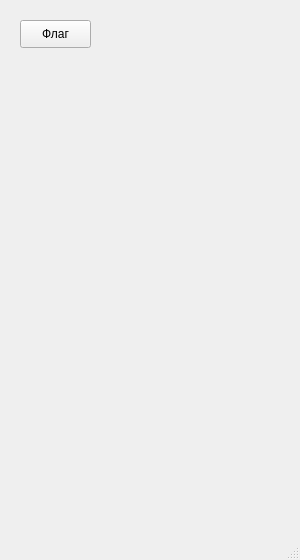
<?xml version="1.0" encoding="UTF-8"?>
<ui version="4.0">
 <class>MainWindow</class>
 <widget class="QMainWindow" name="MainWindow">
  <property name="sizePolicy">
   <sizepolicy hsizetype="Fixed" vsizetype="Fixed">
    <horstretch>0</horstretch>
    <verstretch>0</verstretch>
   </sizepolicy>
  </property>
  <property name="minimumSize">
   <size>
    <width>300</width>
    <height>560</height>
   </size>
  </property>
  <property name="maximumSize">
   <size>
    <width>300</width>
    <height>560</height>
   </size>
  </property>
  <property name="baseSize">
   <size>
    <width>500</width>
    <height>561</height>
   </size>
  </property>
  <property name="windowTitle">
   <string>MainWindow</string>
  </property>
  <widget class="QWidget" name="centralwidget">
   <widget class="QPushButton" name="btn">
    <property name="geometry">
     <rect>
      <x>20</x>
      <y>20</y>
      <width>71</width>
      <height>28</height>
     </rect>
    </property>
    <property name="text">
     <string>Флаг</string>
    </property>
   </widget>
  </widget>
  <widget class="QMenuBar" name="menubar">
   <property name="geometry">
    <rect>
     <x>0</x>
     <y>0</y>
     <width>300</width>
     <height>26</height>
    </rect>
   </property>
  </widget>
  <widget class="QStatusBar" name="statusbar"/>
 </widget>
 <resources/>
 <connections/>
</ui>
